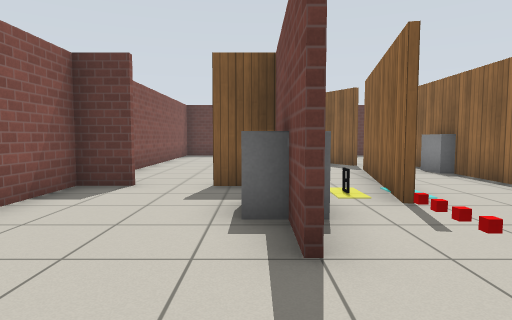
View 1 (above)

24 first-person views from a walk through a robot-simulator world made for Gazebo. The camera is 0.94 m above the floor, tilts 4° down and sees 75° across. The floor is counted in squares, 1 m on a side. Each view is taken from the middle of a square. On the plan, view 1 faces up. The plan holds only what a view shows up to about 12 squares ahead; the rest is blank. Simple patterns stand in for the simulator's built-in surfaces.

View 2
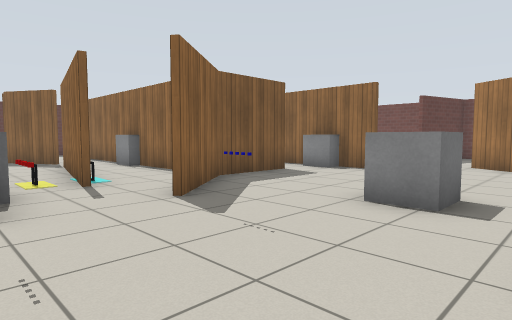

View 3
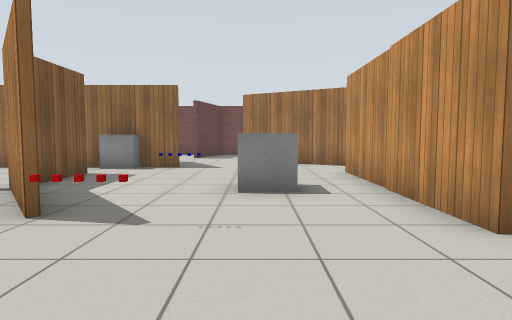

View 4
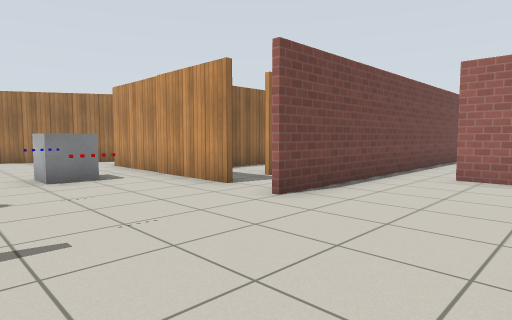

View 5
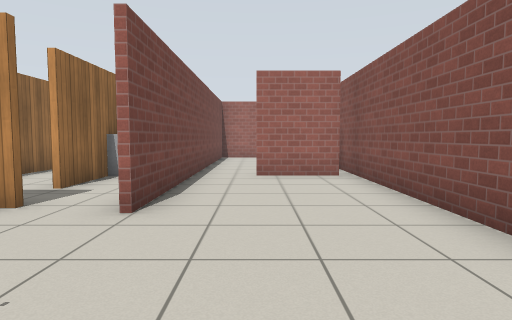

View 6
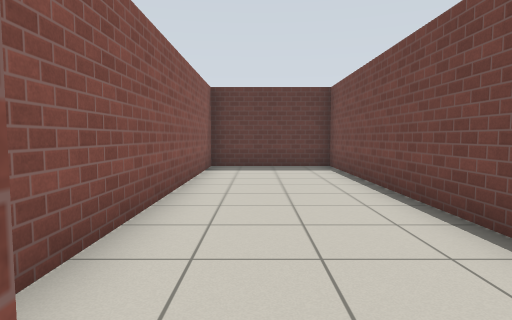

View 7
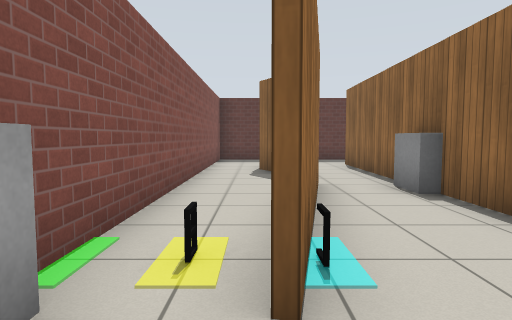

View 8
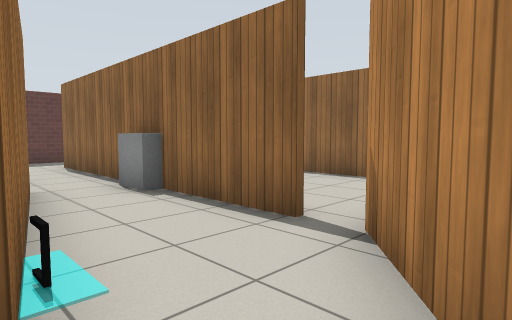

View 9
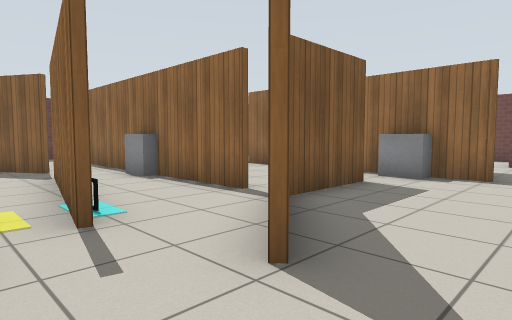

View 10
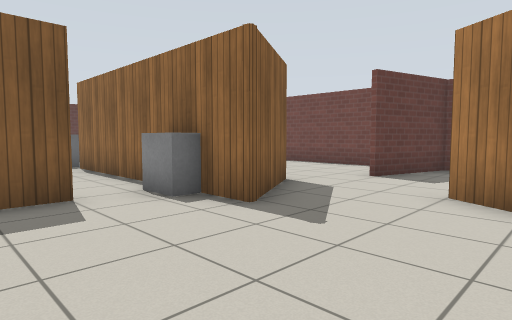

View 11
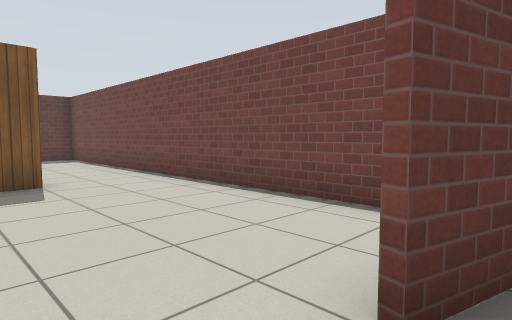

View 12
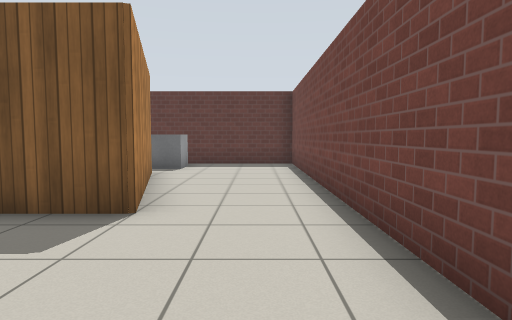

View 13
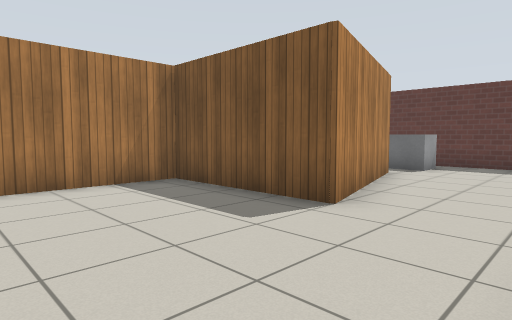

View 14
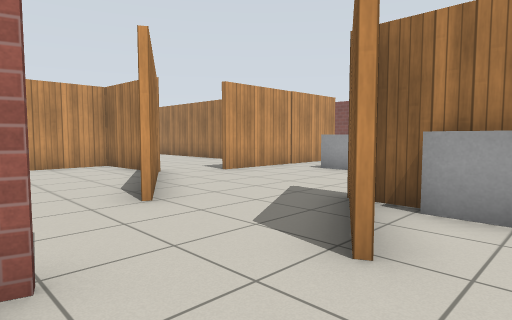

View 15
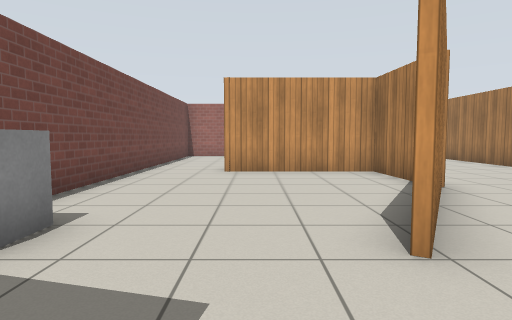

View 16
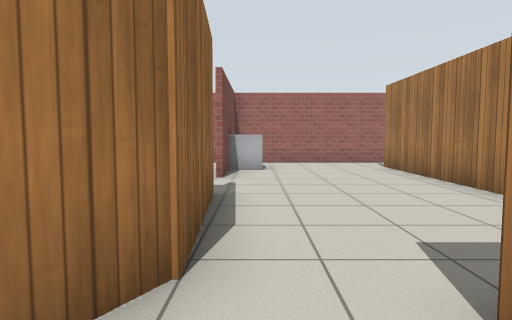

View 17
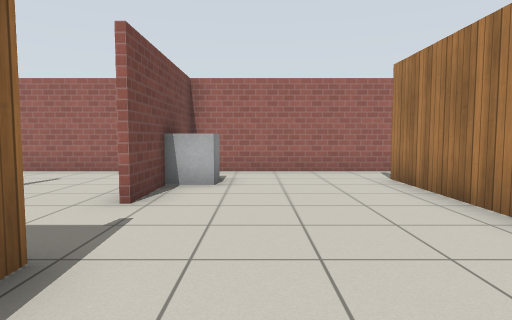

View 18
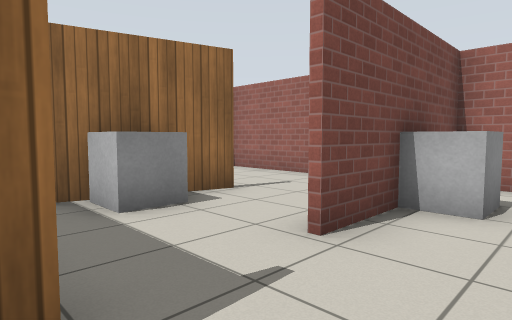

View 19
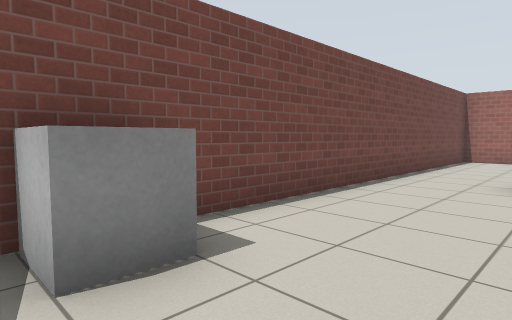

View 20
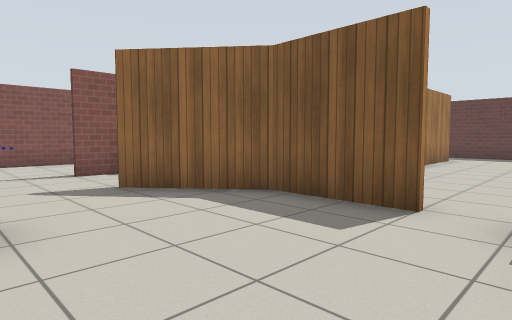

View 21
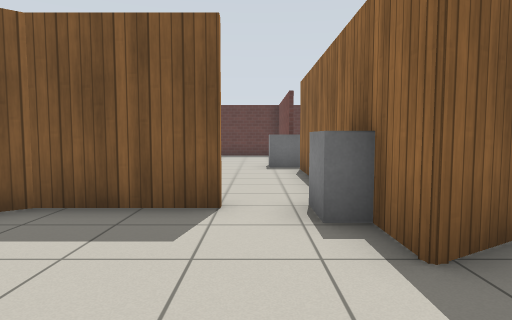

View 22
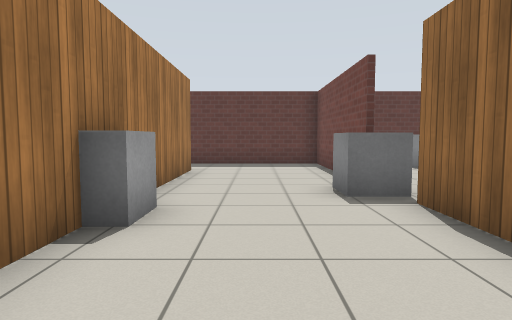

View 23
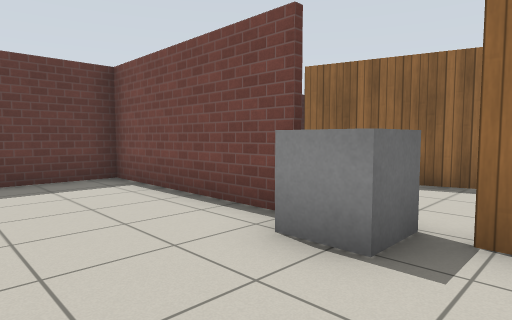

View 24
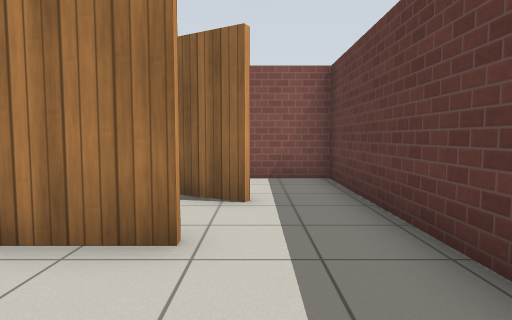

### Floor plan
Ten units are one square. View 1 is at (0, 0); x grows to the right and y downward. Boxes are objects, and circles mark ways between rooms. Rooms are numbered by the first view taken in them; rooms with no view inside come last. Other rooms are left out.
<svg viewBox="-39 -172 209 307">
<path fill="none" stroke="#000" d="M27 -26 51 -46M5 -35 5 -25M4 -25 4 -35M24 -63 26 -72M50 -54 50 -84M5 -74 5 -64M21 23 79 23M-22 -63 -34 -63 -34 -16M76 -43 51 -43 28 -25M4 -90 4 -167M32 -95 25 -61M-34 11 -34 72M4 54 4 20M110 -33 93 -24 93 -46M95 32 117 -5M-31 59 -10 59M1 -167 -34 -167 -34 -79M97 38 98 59 139 59M163 -18 135 -26M118 -38 110 -33M136 130 163 130 163 6M123 -136 135 -90 94 -90 94 -58M163 -39 163 -167 110 -167M97 65 95 32M50 63 50 115M54 130 101 130 98 85M93 -114 93 -167 56 -167M52 -144 52 -72M93 -46 93 -95M32 -107 21 -126M5 -167 5 -74M26 -72 31 -96M36 -167 1 -167M33 -149 26 -137M56 -167 36 -167M50 -84 50 -144M126 101 129 87M104 130 136 130M130 -103 121 -136M129 87 133 73"/>
<rect x="-5" y="-15" width="10" height="10" fill="#bbb"><title>other object</title></rect>
<rect x="-5" y="-55" width="20" height="20" fill="#bbb"><title>grey box</title></rect>
<rect x="15" y="-15" width="10" height="10" fill="#bbb"><title>other object</title></rect>
<rect x="15" y="-55" width="10" height="10" fill="#bbb"><title>other object</title></rect>
<rect x="15" y="-65" width="10" height="10" fill="#bbb"><title>other object</title></rect>
<rect x="45" y="-5" width="10" height="10" fill="#bbb"><title>grey box</title></rect>
<rect x="85" y="-45" width="10" height="10" fill="#bbb"><title>grey box</title></rect>
<rect x="145" y="-5" width="20" height="10" fill="#bbb"><title>grey box</title></rect>
<rect x="115" y="-155" width="20" height="10" fill="#bbb"><title>grey box</title></rect>
<rect x="85" y="105" width="10" height="10" fill="#bbb"><title>grey box</title></rect>
<rect x="85" y="-115" width="10" height="20" fill="#bbb"><title>grey box</title></rect>
<rect x="45" y="-95" width="10" height="10" fill="#bbb"><title>grey box</title></rect>
<rect x="115" y="75" width="20" height="10" fill="#bbb"><title>grey box</title></rect>
<circle cx="110" cy="-15" r="3" fill="#2a7"/>
<circle cx="85" cy="25" r="3" fill="#2a7"/>
<circle cx="50" cy="-50" r="3" fill="#2a7"/>
<circle cx="80" cy="-40" r="3" fill="#2a7"/>
<circle cx="10" cy="-70" r="3" fill="#2a7"/>
<circle cx="40" cy="-75" r="3" fill="#2a7"/>
<circle cx="125" cy="-35" r="3" fill="#2a7"/>
<circle cx="130" cy="115" r="3" fill="#2a7"/>
<circle cx="105" cy="-125" r="3" fill="#2a7"/>
<circle cx="100" cy="75" r="3" fill="#2a7"/>
<circle cx="50" cy="-155" r="3" fill="#2a7"/>
<circle cx="25" cy="-155" r="3" fill="#2a7"/>
<circle cx="30" cy="-100" r="3" fill="#2a7"/>
<circle cx="115" cy="95" r="3" fill="#2a7"/>
<text x="20" y="-30">1</text>
<text x="140" y="40">2</text>
<text x="140" y="-90">3</text>
<text x="80" y="80">4</text>
<text x="70" y="-110">5</text>
<text x="10" y="-120">6</text>
<text x="40" y="-130">7</text>
<text x="120" y="110">8</text>
<text x="110" y="-110">9</text>
<text x="120" y="80">10</text>
</svg>
Room 1 opens to room 2. Room 1 opens to room 4. Room 1 opens to room 5. Room 1 opens to room 6. Room 1 opens to room 7. Room 2 opens to room 3. Room 2 opens to room 8. Room 3 opens to room 9. Room 4 opens to room 10. Room 5 opens to room 7. Room 6 opens to room 7. Room 8 opens to room 10.

Where each view was taken, in squares from view 1:
view 1: 0 up, 0 right, facing up
view 2: 2 down, 0 right, facing up-right
view 3: 0 up, 1 left, facing right
view 4: 2 up, 3 left, facing down-right
view 5: 2 up, 1 left, facing down
view 6: 6 up, 2 left, facing up
view 7: 3 up, 2 right, facing up
view 8: 3 up, 2 right, facing up-right
view 9: 1 up, 1 right, facing up-right
view 10: 1 down, 6 right, facing up-right
view 11: 2 up, 12 right, facing up-right
view 12: 5 up, 15 right, facing up
view 13: 5 up, 16 right, facing up-left
view 14: 5 up, 14 right, facing down-left
view 15: 3 up, 13 right, facing down
view 16: 1 down, 9 right, facing down
view 17: 4 down, 8 right, facing down
view 18: 6 down, 8 right, facing down-right
view 19: 1 up, 13 right, facing down-right
view 20: 0 up, 9 right, facing up-left
view 21: 0 up, 8 right, facing up
view 22: 5 up, 7 right, facing up
view 23: 9 up, 6 right, facing up-right
view 24: 15 up, 8 right, facing left
